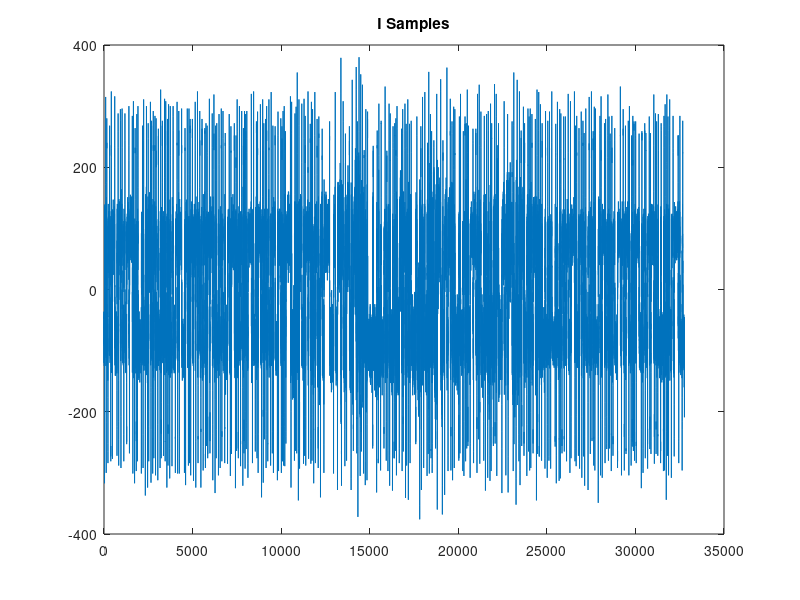
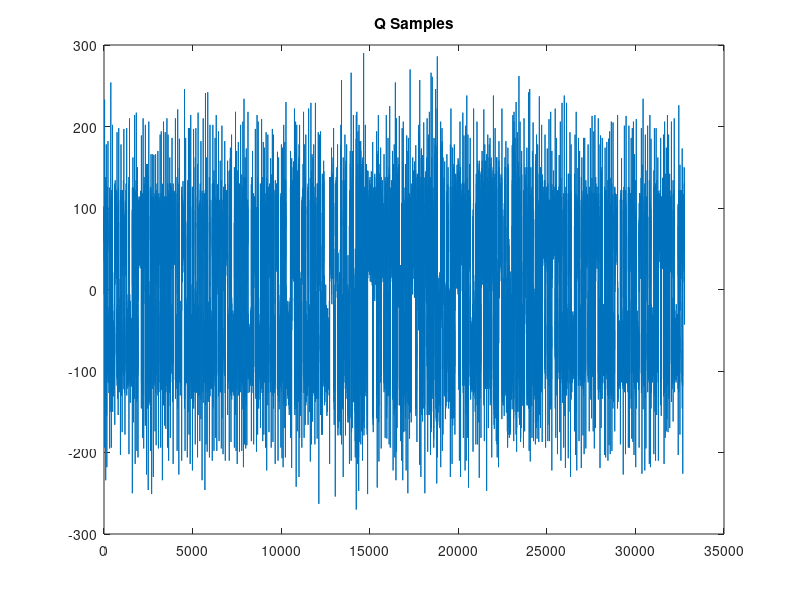

Reproduce these figures in MATLAB, in order. (Note: this script raises an error after producing the figures.)
%% Sample acquisition visualization
% Author: Winston Wang
% email: wangston@umich.edu
% 12/13/23
%addpath('..\..\..\..\fp_emulator\')
addpath('..\..\..\..\\')
clearvars; close all; clc;

%% Load samples
% Read data
% format depends on CPU Data Format Specification
% https://files.ettus.com/manual/page_configuration.html 
fid = fopen("usrp_samples.prmbl.dat");
data = fread(fid, [2, inf], 'int16');
fclose(fid);
%data is 2x#samples captured. I corresponds to the first row, Q second
%The binary file format is simply a single line with I and Q alternating
%e.g I1 Q1 I2 Q2 I3 Q3...

d = (data(1,:)+j*data(2,:));
N_w = length(d); %length of window

figure(); grid on;
plot(real(d));
title("I Samples");

figure(); grid on;
plot(imag(d));
title("Q Samples");

%% Noise estimation
fid = fopen("usrp_samples.noise.dat");
data = fread(fid, [2, inf], 'int16');
fclose(fid);

%% read preamble
fid = fopen("../../../matlab/mlsr/preamble.mem");
preamble_bits = fscanf(fid, '%1d')';
fclose(fid);

prmbl_amp = 1; 
prmbl_samps = repelem(2*(preamble_bits-.5)*prmbl_amp,32);
N_prmbl = length(prmbl_samps);